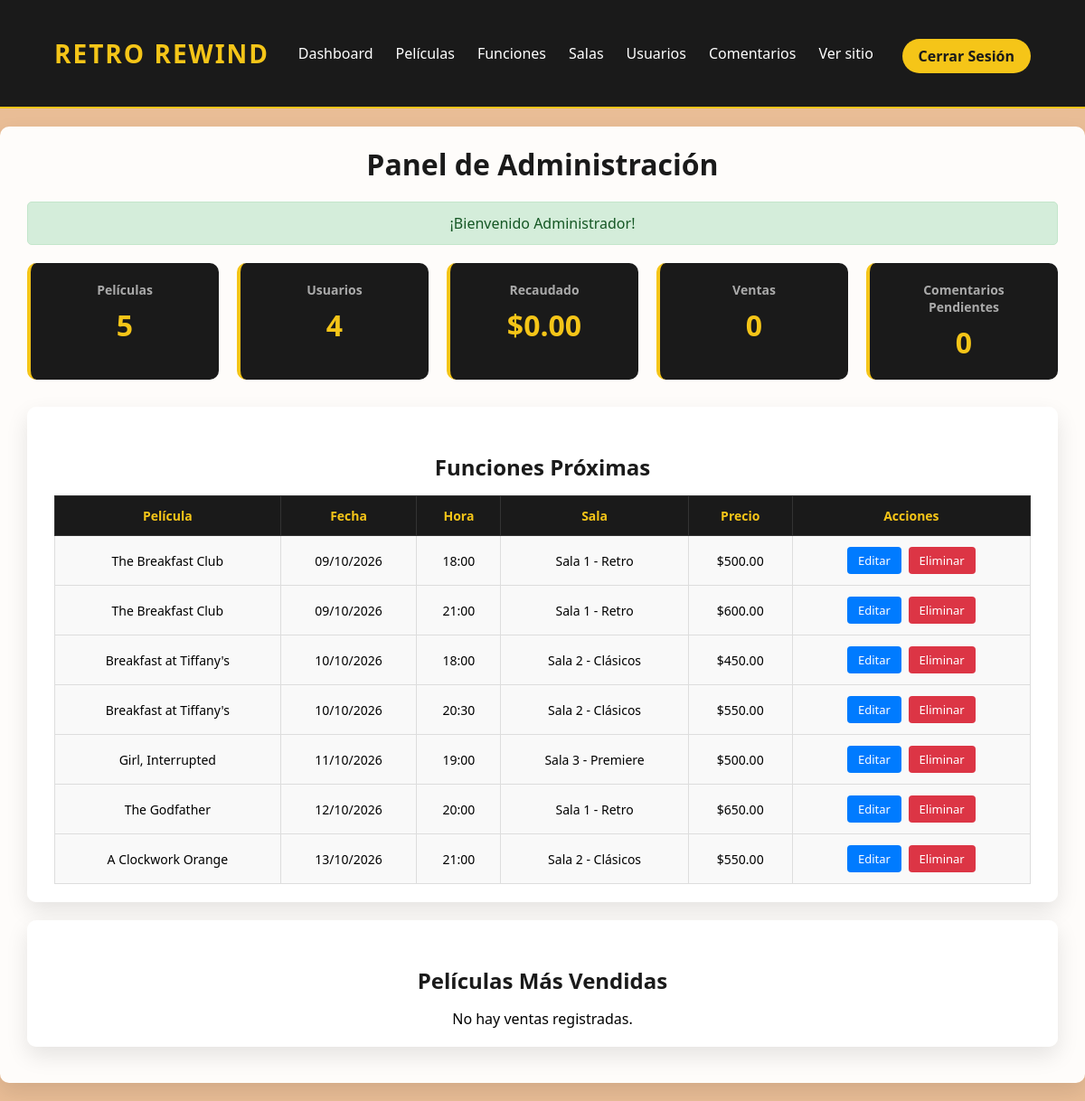
Page /public/index.php?ruta=admin (signed in) on the committed database.
### tables this page shows
CREATE TABLE `funciones` (
  `id_funcion` int(11) NOT NULL AUTO_INCREMENT,
  `id_pelicula` int(11) NOT NULL,
  `id_sala` int(11) NOT NULL,
  `fecha` date NOT NULL,
  `horario` time NOT NULL,
  `precio` decimal(10,2) NOT NULL,
  `activo` tinyint(1) NOT NULL DEFAULT 1,
  PRIMARY KEY (`id_funcion`),
  FOREIGN KEY (`id_pelicula`) REFERENCES `peliculas`(`id_pelicula`) ON DELETE RESTRICT,
  FOREIGN KEY (`id_sala`) REFERENCES `salas`(`id_sala`) ON DELETE RESTRICT
);

CREATE TABLE `peliculas` (
  `id_pelicula` int(11) NOT NULL AUTO_INCREMENT,
  `titulo` varchar(150) NOT NULL,
  `descripcion` text NOT NULL,
  `duracion` int(11) NOT NULL,
  `genero` varchar(50) NOT NULL,
  `clasificacion` varchar(10) NOT NULL,
  `anio_estreno` int(11) NOT NULL,
  `posterurl` varchar(255) NOT NULL,
  `trailerurl` varchar(255) DEFAULT NULL,
  `puntaje` decimal(3,1) DEFAULT NULL,
  `destacada` tinyint(1) NOT NULL DEFAULT 0,
  `activo` tinyint(1) NOT NULL DEFAULT 1,
  PRIMARY KEY (`id_pelicula`)
);

CREATE TABLE `salas` (
  `id_sala` int(11) NOT NULL AUTO_INCREMENT,
  `nombre` varchar(50) NOT NULL,
  `capacidad` int(11) NOT NULL,
  `activo` tinyint(1) NOT NULL DEFAULT 1,
  PRIMARY KEY (`id_sala`)
);

### controladores/AdminControlador.php (called while the page is built, shortened)
<?php
require_once __DIR__ . '/../models/PeliculaModelo.php';
require_once __DIR__ . '/../models/FuncionModelo.php';
require_once __DIR__ . '/../models/UsuarioModelo.php';
require_once __DIR__ . '/../models/ReservaModelo.php';
require_once __DIR__ . '/../models/ComentarioModelo.php';
require_once __DIR__ . '/../helpers/funciones.php';
class AdminControlador {
    public function dashboard() {
        $total_peliculas = PeliculaModelo::contarTodas();
        $total_usuarios = UsuarioModelo::contarTodos();
        $estadisticas_ventas = ReservaModelo::obtenerEstadisticas();
        $comentarios_pendientes = ComentarioModelo::obtenerPendientes();
        $funciones_proximas = FuncionModelo::obtenerProximas(10);
        $mensaje = getMensaje();
        require_once __DIR__ . '/../views/admin/dashboard.php';
    }
}
?>

### helpers/funciones.php (called while the page is built, shortened)
<?php
function getMensaje() {
    if (isset($_SESSION['mensaje'])) {
        $mensaje = $_SESSION['mensaje'];
        return $mensaje;
    }
    return null;
}
function formatearFecha($fecha, $formato = 'd/m/Y H:i') {
    $datetime = new DateTime($fecha);
    return $datetime->format($formato);
}
?>

### models/PeliculaModelo.php (called while the page is built, shortened)
<?php
class PeliculaModelo {
    public static function contarTodas() {
        $db = ConexionBD::getInstancia()->getConexion();
        $stmt = $db->query("SELECT COUNT(*) as total FROM peliculas WHERE activo = 1");
        $resultado = $stmt->fetch();
        return $resultado['total'];
    }
}
?>

### models/UsuarioModelo.php (called while the page is built, shortened)
<?php
class UsuarioModelo {
    public static function contarTodos() {
        $db = ConexionBD::getInstancia()->getConexion();
        $stmt = $db->query("SELECT COUNT(*) as total FROM usuario WHERE activo = 1");
        $resultado = $stmt->fetch();
        return $resultado['total'];
    }
}
?>

### models/ReservaModelo.php (called while the page is built, shortened)
<?php
require_once __DIR__ . '/FuncionModelo.php';
class ReservaModelo {
    public static function obtenerEstadisticas() {
        $db = ConexionBD::getInstancia()->getConexion();
        $stmt = $db->query("SELECT COUNT(*) as total_ventas, SUM(monto_total) as total_recaudado
                           FROM ventas WHERE activo = 1");
        $estadisticas = $stmt->fetch();
        $stmt = $db->query("
            SELECT p.titulo, COUNT(v.id_venta) as cantidad, SUM(v.monto_total) as recaudado
            FROM ventas v
            JOIN detalleventa dv ON v.id_venta = dv.id_venta
            JOIN funciones f ON dv.id_funcion = f.id_funcion
            JOIN peliculas p ON f.id_pelicula = p.id_pelicula
            WHERE v.activo = 1
            GROUP BY p.id_pelicula
            ORDER BY cantidad DESC
            LIMIT 5
        ");
        $estadisticas['top_peliculas'] = $stmt->fetchAll();
        $stmt = $db->query("
            SELECT DATE(fechacompra) as fecha, COUNT(*) as cantidad, SUM(monto_total) as recaudado
            FROM ventas
            WHERE activo = 1 AND fechacompra >= DATE_SUB(CURDATE(), INTERVAL 7 DAY)
            GROUP BY DATE(fechacompra)
            ORDER BY fecha DESC
        ");
        $estadisticas['ventas_por_dia'] = $stmt->fetchAll();
        return $estadisticas;
    }
}
?>

### models/ComentarioModelo.php (called while the page is built, shortened)
<?php
class ComentarioModelo {
    public static function obtenerPendientes() {
        $db = ConexionBD::getInstancia()->getConexion();
        $stmt = $db->prepare("
            SELECT c.*, u.nombre as usuario_nombre, p.titulo as pelicula_titulo
            FROM comentarios c
            JOIN usuario u ON c.id_usuario = u.id_usuario
            JOIN peliculas p ON c.id_pelicula = p.id_pelicula
            WHERE c.estado = 'pendiente' AND c.activo = 1
            ORDER BY c.fecha ASC
        ");
        $stmt->execute();
        return $stmt->fetchAll();
    }
}
?>

### models/FuncionModelo.php (called while the page is built, shortened)
<?php
class FuncionModelo {
    public static function obtenerProximas($limit = 10) {
        $db = ConexionBD::getInstancia()->getConexion();
        $hoy = date('Y-m-d');
        $stmt = $db->prepare("SELECT f.*, p.titulo as pelicula_titulo, p.posterurl, s.nombre as sala_nombre
                              FROM funciones f
                              JOIN peliculas p ON f.id_pelicula = p.id_pelicula
                              JOIN salas s ON f.id_sala = s.id_sala
                              WHERE f.activo = 1 AND p.activo = 1 AND s.activo = 1
                              AND f.fecha >= ?
                              ORDER BY f.fecha ASC, f.horario ASC
                              LIMIT ?");
        $stmt->execute([$hoy, $limit]);
        return $stmt->fetchAll();
    }
}
?>

### views/admin/dashboard.php (the view, shortened to what this page needs)
<!DOCTYPE html>
<html lang="es">
<head>
    <link rel="stylesheet" href="<?php echo BASE_URL; ?>css/estilos.css">
</head>
<body>
    <header>
        <nav class="navbar">
            <h1><?php echo SITE_NAME; ?></h1>
            <ul>
                <li><a href="<?php echo BASE_URL; ?>?ruta=admin">Dashboard</a></li>
                <li><a href="<?php echo BASE_URL; ?>?ruta=admin_peliculas">Películas</a></li>
                <li><a href="<?php echo BASE_URL; ?>?ruta=admin_funciones">Funciones</a></li>
                <li><a href="<?php echo BASE_URL; ?>?ruta=admin_salas">Salas</a></li>
                <li><a href="<?php echo BASE_URL; ?>?ruta=admin_usuarios">Usuarios</a></li>
                <li><a href="<?php echo BASE_URL; ?>?ruta=admin_comentarios">Comentarios</a></li>
                <li><a href="<?php echo BASE_URL; ?>?ruta=home">Ver sitio</a></li>
            </ul>
            <div class="button">
                <a href="<?php echo BASE_URL; ?>?ruta=logout">
                    <p>Cerrar Sesión</p>
                </a>
            </div>
        </nav>
    </header>
    <div class="admin-dashboard">
        <h1> Panel de Administración</h1>
        <?php if (isset($mensaje)): ?>
            <div class="mensaje <?php echo $mensaje['tipo']; ?>">
                <?php echo $mensaje['texto']; ?>
            </div>
        <?php endif; ?>
        <div class="stats-grid">
            <div class="stat-card">
                <h3> Películas</h3>
                <p class="stat-number"><?php echo $total_peliculas; ?></p>
            </div>
            <div class="stat-card">
                <h3> Usuarios</h3>
                <p class="stat-number"><?php echo $total_usuarios; ?></p>
            </div>
            <div class="stat-card">
                <h3> Recaudado</h3>
                <p class="stat-number">$<?php echo number_format($estadisticas_ventas['total_recaudado'] ?? 0, 2); ?></p>
            </div>
            <div class="stat-card">
                <h3> Ventas</h3>
                <p class="stat-number"><?php echo $estadisticas_ventas['total_ventas'] ?? 0; ?></p>
            </div>
            <div class="stat-card">
                <h3> Comentarios Pendientes</h3>
                <p class="stat-number"><?php echo count($comentarios_pendientes); ?></p>
            </div>
        </div>
        <div class="admin-section">
            <h2> Funciones Próximas</h2>
            <?php if (empty($funciones_proximas)): ?>
                <p>No hay funciones programadas.</p>
            <?php else: ?>
                <table>
                    <thead>
                        <tr>
                            <th>Película</th>
                            <th>Fecha</th>
                            <th>Hora</th>
                            <th>Sala</th>
                            <th>Precio</th>
                            <th>Acciones</th>
                        </tr>
                    </thead>
                    <tbody>
                        <?php foreach ($funciones_proximas as $funcion): ?>
                            <tr>
                                <td><?php echo $funcion['pelicula_titulo']; ?></td>
                                <td><?php echo formatearFecha($funcion['fecha'], 'd/m/Y'); ?></td>
                                <td><?php echo substr($funcion['horario'], 0, 5); ?></td>
                                <td><?php echo $funcion['sala_nombre']; ?></td>
                                <td>$<?php echo number_format($funcion['precio'], 2); ?></td>
                                <td>
                                    <a href="<?php echo BASE_URL; ?>?ruta=admin_funciones_editar&id=<?php echo $funcion['id_funcion']; ?>" class="btn-edit">Editar</a>
                                    <a href="<?php echo BASE_URL; ?>?ruta=admin_funciones_eliminar&id=<?php echo $funcion['id_funcion']; ?>" class="btn-delete" onclick="return confirm('¿Eliminar esta función?')">Eliminar</a>
                                </td>
                            </tr>
                        <?php endforeach; ?>
                    </tbody>
                </table>
            <?php endif; ?>
        </div>
        <div class="admin-section">
            <h2> Películas Más Vendidas</h2>
            <?php if (empty($estadisticas_ventas['top_peliculas'])): ?>
                <p>No hay ventas registradas.</p>
            <?php endif; ?>
        </div>
    </div>
</body>
</html>

### public/css/estilos.css (style rules this page uses)
* { margin: 0; padding: 0; box-sizing: border-box; }
body { background-color: #e9bd96; text-align: center; margin: 0; padding: 0; font-family: 'Segoe UI', Tahoma, Geneva, Verdana, sans-serif; padding-top: 120px; }
a { text-decoration: none; }
.navbar { position: fixed; top: 0; width: 100%; height: 120px; z-index: 1000; background-color: #1a1a1a; border-bottom: 2px solid #f5c518; display: flex; align-items: center; justify-content: space-between; padding: 0 5%; flex-wrap: wrap; gap: 15px; box-sizing: border-box; }
.navbar h1 { color: #f5c518; margin: 0; font-size: 28px; letter-spacing: 2px; width: auto; font-weight: 700; }
.navbar ul { display: flex; list-style: none; margin: 0; padding: 0; gap: 25px; flex-wrap: wrap; justify-content: center; }
.navbar ul li a { color: white; text-decoration: none; font-weight: 500; font-size: 16px; transition: 0.3s; }
.button { background-color: #f5c518; padding: 8px 18px; border-radius: 30px; transition: 0.3s; flex-shrink: 0; white-space: nowrap; margin-top: 5px; }
.button a { text-decoration: none; color: #1a1a1a; font-weight: bold; }
.button a p { margin: 0; }
.mensaje { padding: 12px 20px; margin-bottom: 20px; border-radius: 5px; font-weight: 500; text-align: center; }
.mensaje.success { background-color: #d4edda; color: #155724; border: 1px solid #c3e6cb; }
.admin-dashboard, .admin-section, .admin-form { max-width: 1200px; margin: 20px auto; padding: 20px 30px; background: rgba(255, 255, 255, 0.95); border-radius: 10px; box-shadow: 0 10px 25px rgba(0, 0, 0, 0.1); }
.admin-dashboard h1, .admin-section h1, .admin-form h1 { font-size: 2rem; color: #1a1a1a; margin-bottom: 20px; }
.admin-section h2 { font-size: 1.5rem; color: #1a1a1a; margin: 30px 0 15px; }
.stats-grid { display: grid; grid-template-columns: repeat(auto-fit, minmax(180px, 1fr)); gap: 20px; margin-bottom: 30px; }
.stat-card { background: #1a1a1a; color: white; padding: 20px; border-radius: 10px; text-align: center; border-left: 4px solid #f5c518; }
.stat-card h3 { font-size: 14px; color: #aaa; margin-bottom: 8px; }
.stat-number { font-size: 2rem; font-weight: bold; color: #f5c518; }
.admin-section table { width: 100%; border-collapse: collapse; font-size: 14px; margin-top: 15px; }
.admin-section th { background-color: #1a1a1a; color: #f5c518; padding: 12px; text-align: center; border: 1px solid #333; }
.admin-section td { padding: 10px; text-align: center; border: 1px solid #ddd; background-color: #f9f9f9; }
.btn-edit { display: inline-block; background-color: #007bff; color: white; padding: 6px 12px; border-radius: 4px; font-size: 13px; transition: 0.3s; margin: 2px; }
.btn-delete { display: inline-block; background-color: #dc3545; color: white; padding: 6px 12px; border-radius: 4px; font-size: 13px; transition: 0.3s; margin: 2px; }

### rows in the picture
funciones: id_pelicula.titulo "The Breakfast Club", fecha "09/10/2026", horario "18:00", id_sala.nombre "Sala 1 - Retro", precio "500.00"
funciones: id_pelicula.titulo "The Breakfast Club", fecha "09/10/2026", horario "21:00", id_sala.nombre "Sala 1 - Retro", precio "600.00"
funciones: id_pelicula.titulo "Breakfast at Tiffany's", fecha "10/10/2026", horario "18:00", id_sala.nombre "Sala 2 - Clásicos", precio "450.00"
funciones: id_pelicula.titulo "Breakfast at Tiffany's", fecha "10/10/2026", horario "20:30", id_sala.nombre "Sala 2 - Clásicos", precio "550.00"
funciones: id_pelicula.titulo "Girl, Interrupted", fecha "11/10/2026", horario "19:00", id_sala.nombre "Sala 3 - Premiere", precio "500.00"
funciones: id_pelicula.titulo "The Godfather", fecha "12/10/2026", horario "20:00", id_sala.nombre "Sala 1 - Retro", precio "650.00"
funciones: id_pelicula.titulo "A Clockwork Orange", fecha "13/10/2026", horario "21:00", id_sala.nombre "Sala 2 - Clásicos", precio "550.00"

### other values in the picture
SITE_NAME "RETRO REWIND"
$mensaje['texto'] "¡Bienvenido Administrador!"
$total_peliculas "5"
$total_usuarios "4"
$estadisticas_ventas['total_recaudado'] "0.00"
$estadisticas_ventas['total_ventas'] "0"
count($comentarios_pendientes) "0"
